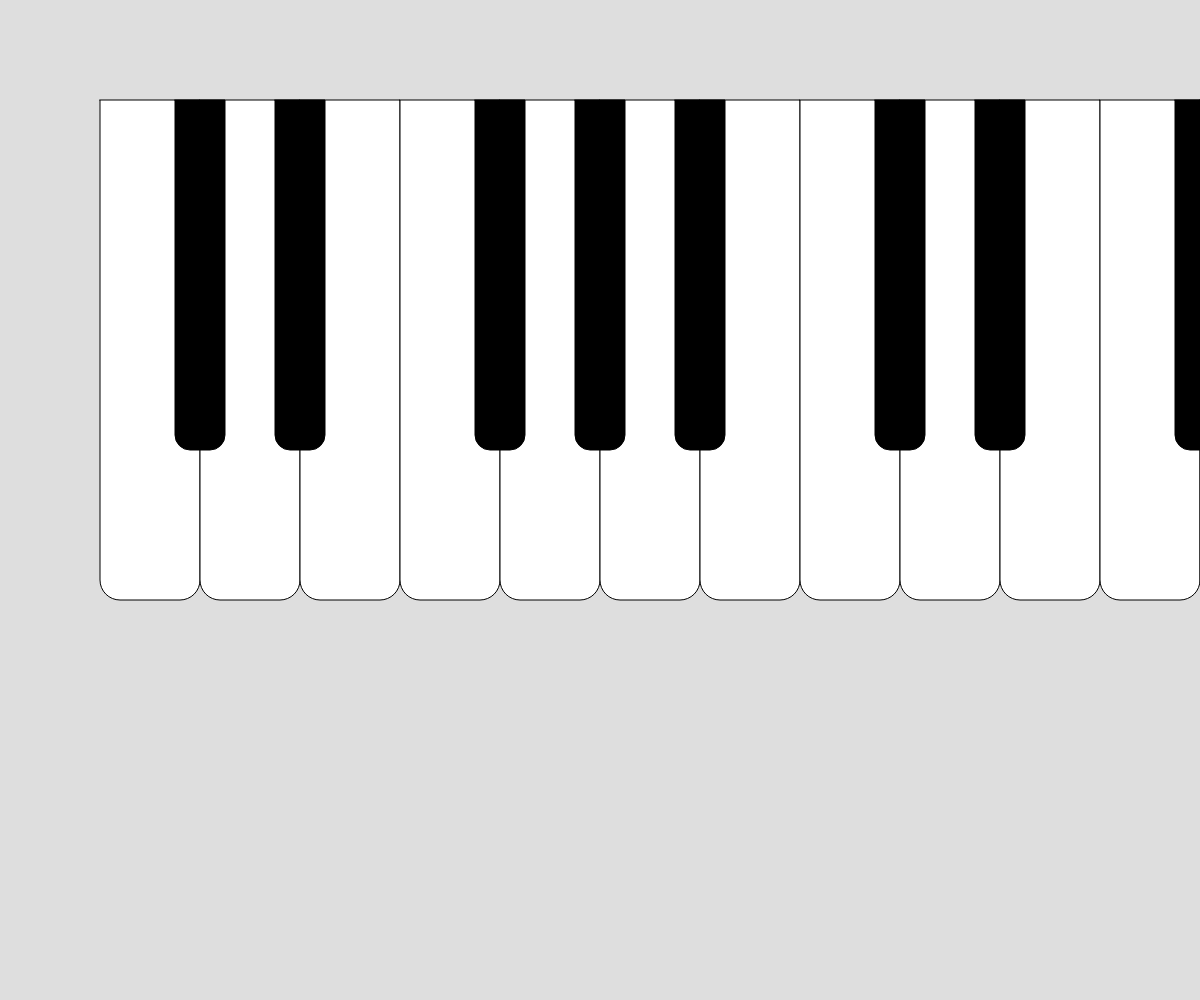
Frame 1 (no input)
Frame 60 (no input): identical to frame 1, image omitted
Frame 120 (the mouse pressed at the canvas centre since frame 60): identical to frame 1, image omitted

The p5.js sketch that drew this single still picture (run headless with seeded random() and noise() and a simulated clock; from frame 60 on, the mouse is pressed at the canvas centre):

// p5.js sketch
// ── sketch.js
function setup() { 

    createCanvas(windowWidth, windowHeight);
    
}

function draw() {

    background(222);
    
    for(let i = 0; i < 14; i++ ){  
        fill("white")
        rect(100 + 100 * i, 100, 100, 500, 0, 0, 20, 20);
    }
    
    for(let i = 0; i < 2; i++ ){
        fill("black");
        rect(175 + 700 * i, 100, 50, 350, 0, 0, 15, 15);  
        rect(275 + 700 * i, 100, 50, 350, 0, 0, 15, 15);  
        rect(475 + 700 * i, 100, 50, 350, 0, 0, 15, 15);  
        rect(575 + 700 * i, 100, 50, 350, 0, 0, 15, 15);  
        rect(675 + 700 * i, 100, 50, 350, 0, 0, 15, 15);  
        
    }
      

}
